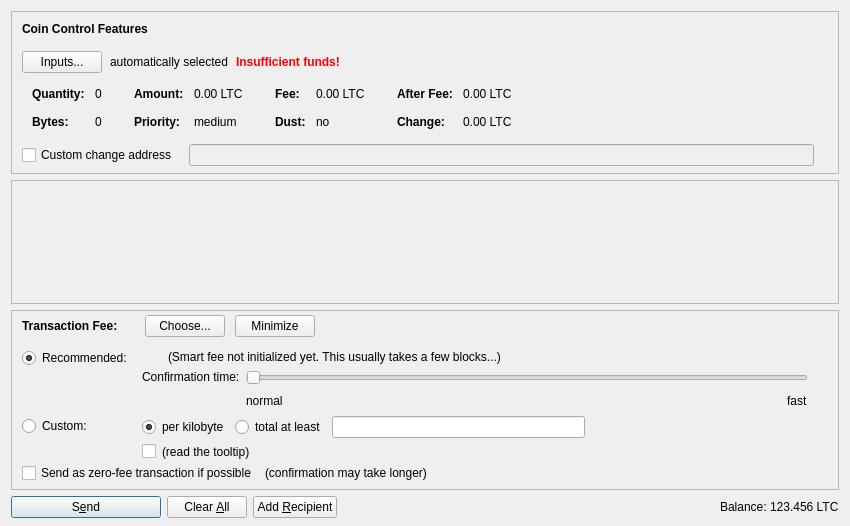
<?xml version="1.0" encoding="UTF-8"?>
<ui version="4.0">
 <class>SendCoinsDialog</class>
 <widget class="QDialog" name="SendCoinsDialog">
  <property name="geometry">
   <rect>
    <x>0</x>
    <y>0</y>
    <width>850</width>
    <height>526</height>
   </rect>
  </property>
  <property name="windowTitle">
   <string>Send Coins</string>
  </property>
  <layout class="QVBoxLayout" name="verticalLayout" stretch="0,1,0,0">
   <property name="bottomMargin">
    <number>8</number>
   </property>
   <item>
    <widget class="QFrame" name="frameCoinControl">
     <property name="sizePolicy">
      <sizepolicy hsizetype="Expanding" vsizetype="Expanding">
       <horstretch>0</horstretch>
       <verstretch>0</verstretch>
      </sizepolicy>
     </property>
     <property name="maximumSize">
      <size>
       <width>16777215</width>
       <height>16777215</height>
      </size>
     </property>
     <property name="frameShape">
      <enum>QFrame::StyledPanel</enum>
     </property>
     <property name="frameShadow">
      <enum>QFrame::Sunken</enum>
     </property>
     <layout class="QVBoxLayout" name="verticalLayoutCoinControl2">
      <property name="spacing">
       <number>0</number>
      </property>
      <property name="leftMargin">
       <number>0</number>
      </property>
      <property name="topMargin">
       <number>0</number>
      </property>
      <property name="rightMargin">
       <number>0</number>
      </property>
      <property name="bottomMargin">
       <number>6</number>
      </property>
      <item>
       <layout class="QVBoxLayout" name="verticalLayoutCoinControl" stretch="0,0,0,0,1">
        <property name="spacing">
         <number>0</number>
        </property>
        <property name="leftMargin">
         <number>10</number>
        </property>
        <property name="topMargin">
         <number>10</number>
        </property>
        <item>
         <layout class="QHBoxLayout" name="horizontalLayoutCoinControl1">
          <property name="bottomMargin">
           <number>15</number>
          </property>
          <item>
           <widget class="QLabel" name="labelCoinControlFeatures">
            <property name="sizePolicy">
             <sizepolicy hsizetype="Preferred" vsizetype="Maximum">
              <horstretch>0</horstretch>
              <verstretch>0</verstretch>
             </sizepolicy>
            </property>
            <property name="font">
             <font>
              <weight>75</weight>
              <bold>true</bold>
             </font>
            </property>
            <property name="styleSheet">
             <string notr="true">font-weight:bold;</string>
            </property>
            <property name="text">
             <string>Coin Control Features</string>
            </property>
           </widget>
          </item>
         </layout>
        </item>
        <item>
         <layout class="QHBoxLayout" name="horizontalLayoutCoinControl2" stretch="0,0,0,0">
          <property name="spacing">
           <number>8</number>
          </property>
          <property name="bottomMargin">
           <number>10</number>
          </property>
          <item>
           <widget class="QPushButton" name="pushButtonCoinControl">
            <property name="styleSheet">
             <string notr="true"/>
            </property>
            <property name="text">
             <string>Inputs...</string>
            </property>
            <property name="autoDefault">
             <bool>false</bool>
            </property>
           </widget>
          </item>
          <item>
           <widget class="QLabel" name="labelCoinControlAutomaticallySelected">
            <property name="text">
             <string>automatically selected</string>
            </property>
            <property name="margin">
             <number>5</number>
            </property>
           </widget>
          </item>
          <item>
           <widget class="QLabel" name="labelCoinControlInsuffFunds">
            <property name="font">
             <font>
              <weight>75</weight>
              <bold>true</bold>
             </font>
            </property>
            <property name="styleSheet">
             <string notr="true">color:red;font-weight:bold;</string>
            </property>
            <property name="text">
             <string>Insufficient funds!</string>
            </property>
            <property name="margin">
             <number>5</number>
            </property>
           </widget>
          </item>
          <item>
           <spacer name="horizontalSpacerCoinControl">
            <property name="orientation">
             <enum>Qt::Horizontal</enum>
            </property>
            <property name="sizeHint" stdset="0">
             <size>
              <width>40</width>
              <height>1</height>
             </size>
            </property>
           </spacer>
          </item>
         </layout>
        </item>
        <item>
         <widget class="QWidget" name="widgetCoinControl" native="true">
          <property name="sizePolicy">
           <sizepolicy hsizetype="Preferred" vsizetype="Preferred">
            <horstretch>0</horstretch>
            <verstretch>0</verstretch>
           </sizepolicy>
          </property>
          <property name="minimumSize">
           <size>
            <width>0</width>
            <height>0</height>
           </size>
          </property>
          <property name="styleSheet">
           <string notr="true"/>
          </property>
          <layout class="QHBoxLayout" name="horizontalLayoutCoinControl5">
           <property name="leftMargin">
            <number>0</number>
           </property>
           <property name="topMargin">
            <number>0</number>
           </property>
           <property name="rightMargin">
            <number>0</number>
           </property>
           <property name="bottomMargin">
            <number>0</number>
           </property>
           <item>
            <layout class="QHBoxLayout" name="horizontalLayoutCoinControl3" stretch="0,0,0,1">
             <property name="spacing">
              <number>20</number>
             </property>
             <property name="topMargin">
              <number>0</number>
             </property>
             <property name="bottomMargin">
              <number>10</number>
             </property>
             <item>
              <layout class="QFormLayout" name="formLayoutCoinControl1">
               <property name="horizontalSpacing">
                <number>10</number>
               </property>
               <property name="verticalSpacing">
                <number>14</number>
               </property>
               <property name="leftMargin">
                <number>10</number>
               </property>
               <property name="topMargin">
                <number>4</number>
               </property>
               <property name="rightMargin">
                <number>6</number>
               </property>
               <item row="0" column="0">
                <widget class="QLabel" name="labelCoinControlQuantityText">
                 <property name="font">
                  <font>
                   <weight>75</weight>
                   <bold>true</bold>
                  </font>
                 </property>
                 <property name="text">
                  <string>Quantity:</string>
                 </property>
                 <property name="margin">
                  <number>0</number>
                 </property>
                </widget>
               </item>
               <item row="0" column="1">
                <widget class="QLabel" name="labelCoinControlQuantity">
                 <property name="cursor">
                  <cursorShape>IBeamCursor</cursorShape>
                 </property>
                 <property name="contextMenuPolicy">
                  <enum>Qt::ActionsContextMenu</enum>
                 </property>
                 <property name="text">
                  <string notr="true">0</string>
                 </property>
                 <property name="margin">
                  <number>0</number>
                 </property>
                 <property name="textInteractionFlags">
                  <set>Qt::LinksAccessibleByMouse|Qt::TextSelectableByKeyboard|Qt::TextSelectableByMouse</set>
                 </property>
                </widget>
               </item>
               <item row="1" column="0">
                <widget class="QLabel" name="labelCoinControlBytesText">
                 <property name="font">
                  <font>
                   <weight>75</weight>
                   <bold>true</bold>
                  </font>
                 </property>
                 <property name="text">
                  <string>Bytes:</string>
                 </property>
                </widget>
               </item>
               <item row="1" column="1">
                <widget class="QLabel" name="labelCoinControlBytes">
                 <property name="cursor">
                  <cursorShape>IBeamCursor</cursorShape>
                 </property>
                 <property name="contextMenuPolicy">
                  <enum>Qt::ActionsContextMenu</enum>
                 </property>
                 <property name="text">
                  <string notr="true">0</string>
                 </property>
                 <property name="textInteractionFlags">
                  <set>Qt::LinksAccessibleByMouse|Qt::TextSelectableByKeyboard|Qt::TextSelectableByMouse</set>
                 </property>
                </widget>
               </item>
              </layout>
             </item>
             <item>
              <layout class="QFormLayout" name="formLayoutCoinControl2">
               <property name="horizontalSpacing">
                <number>10</number>
               </property>
               <property name="verticalSpacing">
                <number>14</number>
               </property>
               <property name="leftMargin">
                <number>6</number>
               </property>
               <property name="topMargin">
                <number>4</number>
               </property>
               <property name="rightMargin">
                <number>6</number>
               </property>
               <item row="0" column="0">
                <widget class="QLabel" name="labelCoinControlAmountText">
                 <property name="font">
                  <font>
                   <weight>75</weight>
                   <bold>true</bold>
                  </font>
                 </property>
                 <property name="text">
                  <string>Amount:</string>
                 </property>
                 <property name="margin">
                  <number>0</number>
                 </property>
                </widget>
               </item>
               <item row="0" column="1">
                <widget class="QLabel" name="labelCoinControlAmount">
                 <property name="cursor">
                  <cursorShape>IBeamCursor</cursorShape>
                 </property>
                 <property name="contextMenuPolicy">
                  <enum>Qt::ActionsContextMenu</enum>
                 </property>
                 <property name="text">
                  <string notr="true">0.00 LTC</string>
                 </property>
                 <property name="textInteractionFlags">
                  <set>Qt::LinksAccessibleByMouse|Qt::TextSelectableByKeyboard|Qt::TextSelectableByMouse</set>
                 </property>
                </widget>
               </item>
               <item row="1" column="0">
                <widget class="QLabel" name="labelCoinControlPriorityText">
                 <property name="font">
                  <font>
                   <weight>75</weight>
                   <bold>true</bold>
                  </font>
                 </property>
                 <property name="text">
                  <string>Priority:</string>
                 </property>
                </widget>
               </item>
               <item row="1" column="1">
                <widget class="QLabel" name="labelCoinControlPriority">
                 <property name="cursor">
                  <cursorShape>IBeamCursor</cursorShape>
                 </property>
                 <property name="contextMenuPolicy">
                  <enum>Qt::ActionsContextMenu</enum>
                 </property>
                 <property name="text">
                  <string notr="true">medium</string>
                 </property>
                 <property name="textInteractionFlags">
                  <set>Qt::LinksAccessibleByMouse|Qt::TextSelectableByKeyboard|Qt::TextSelectableByMouse</set>
                 </property>
                </widget>
               </item>
              </layout>
             </item>
             <item>
              <layout class="QFormLayout" name="formLayoutCoinControl3">
               <property name="horizontalSpacing">
                <number>10</number>
               </property>
               <property name="verticalSpacing">
                <number>14</number>
               </property>
               <property name="leftMargin">
                <number>6</number>
               </property>
               <property name="topMargin">
                <number>4</number>
               </property>
               <property name="rightMargin">
                <number>6</number>
               </property>
               <item row="0" column="0">
                <widget class="QLabel" name="labelCoinControlFeeText">
                 <property name="font">
                  <font>
                   <weight>75</weight>
                   <bold>true</bold>
                  </font>
                 </property>
                 <property name="text">
                  <string>Fee:</string>
                 </property>
                 <property name="margin">
                  <number>0</number>
                 </property>
                </widget>
               </item>
               <item row="0" column="1">
                <widget class="QLabel" name="labelCoinControlFee">
                 <property name="cursor">
                  <cursorShape>IBeamCursor</cursorShape>
                 </property>
                 <property name="contextMenuPolicy">
                  <enum>Qt::ActionsContextMenu</enum>
                 </property>
                 <property name="text">
                  <string notr="true">0.00 LTC</string>
                 </property>
                 <property name="textInteractionFlags">
                  <set>Qt::LinksAccessibleByMouse|Qt::TextSelectableByKeyboard|Qt::TextSelectableByMouse</set>
                 </property>
                </widget>
               </item>
               <item row="1" column="0">
                <widget class="QLabel" name="labelCoinControlLowOutputText">
                 <property name="font">
                  <font>
                   <weight>75</weight>
                   <bold>true</bold>
                  </font>
                 </property>
                 <property name="text">
                  <string>Dust:</string>
                 </property>
                </widget>
               </item>
               <item row="1" column="1">
                <widget class="QLabel" name="labelCoinControlLowOutput">
                 <property name="cursor">
                  <cursorShape>IBeamCursor</cursorShape>
                 </property>
                 <property name="contextMenuPolicy">
                  <enum>Qt::ActionsContextMenu</enum>
                 </property>
                 <property name="text">
                  <string notr="true">no</string>
                 </property>
                 <property name="textInteractionFlags">
                  <set>Qt::LinksAccessibleByMouse|Qt::TextSelectableByKeyboard|Qt::TextSelectableByMouse</set>
                 </property>
                </widget>
               </item>
              </layout>
             </item>
             <item>
              <layout class="QFormLayout" name="formLayoutCoinControl4">
               <property name="horizontalSpacing">
                <number>10</number>
               </property>
               <property name="verticalSpacing">
                <number>14</number>
               </property>
               <property name="leftMargin">
                <number>6</number>
               </property>
               <property name="topMargin">
                <number>4</number>
               </property>
               <property name="rightMargin">
                <number>6</number>
               </property>
               <item row="0" column="0">
                <widget class="QLabel" name="labelCoinControlAfterFeeText">
                 <property name="font">
                  <font>
                   <weight>75</weight>
                   <bold>true</bold>
                  </font>
                 </property>
                 <property name="text">
                  <string>After Fee:</string>
                 </property>
                 <property name="margin">
                  <number>0</number>
                 </property>
                </widget>
               </item>
               <item row="0" column="1">
                <widget class="QLabel" name="labelCoinControlAfterFee">
                 <property name="cursor">
                  <cursorShape>IBeamCursor</cursorShape>
                 </property>
                 <property name="contextMenuPolicy">
                  <enum>Qt::ActionsContextMenu</enum>
                 </property>
                 <property name="text">
                  <string notr="true">0.00 LTC</string>
                 </property>
                 <property name="textInteractionFlags">
                  <set>Qt::LinksAccessibleByMouse|Qt::TextSelectableByKeyboard|Qt::TextSelectableByMouse</set>
                 </property>
                </widget>
               </item>
               <item row="1" column="0">
                <widget class="QLabel" name="labelCoinControlChangeText">
                 <property name="font">
                  <font>
                   <weight>75</weight>
                   <bold>true</bold>
                  </font>
                 </property>
                 <property name="text">
                  <string>Change:</string>
                 </property>
                </widget>
               </item>
               <item row="1" column="1">
                <widget class="QLabel" name="labelCoinControlChange">
                 <property name="cursor">
                  <cursorShape>IBeamCursor</cursorShape>
                 </property>
                 <property name="contextMenuPolicy">
                  <enum>Qt::ActionsContextMenu</enum>
                 </property>
                 <property name="text">
                  <string notr="true">0.00 LTC</string>
                 </property>
                 <property name="textInteractionFlags">
                  <set>Qt::LinksAccessibleByMouse|Qt::TextSelectableByKeyboard|Qt::TextSelectableByMouse</set>
                 </property>
                </widget>
               </item>
              </layout>
             </item>
            </layout>
           </item>
          </layout>
         </widget>
        </item>
        <item>
         <layout class="QHBoxLayout" name="horizontalLayoutCoinControl4" stretch="0,0,0">
          <property name="spacing">
           <number>12</number>
          </property>
          <property name="sizeConstraint">
           <enum>QLayout::SetDefaultConstraint</enum>
          </property>
          <property name="topMargin">
           <number>5</number>
          </property>
          <property name="rightMargin">
           <number>5</number>
          </property>
          <item>
           <widget class="QCheckBox" name="checkBoxCoinControlChange">
            <property name="toolTip">
             <string>If this is activated, but the change address is empty or invalid, change will be sent to a newly generated address.</string>
            </property>
            <property name="text">
             <string>Custom change address</string>
            </property>
           </widget>
          </item>
          <item>
           <widget class="QValidatedLineEdit" name="lineEditCoinControlChange">
            <property name="enabled">
             <bool>false</bool>
            </property>
            <property name="sizePolicy">
             <sizepolicy hsizetype="Expanding" vsizetype="Fixed">
              <horstretch>0</horstretch>
              <verstretch>0</verstretch>
             </sizepolicy>
            </property>
           </widget>
          </item>
          <item>
           <widget class="QLabel" name="labelCoinControlChangeLabel">
            <property name="sizePolicy">
             <sizepolicy hsizetype="Preferred" vsizetype="Expanding">
              <horstretch>0</horstretch>
              <verstretch>0</verstretch>
             </sizepolicy>
            </property>
            <property name="minimumSize">
             <size>
              <width>0</width>
              <height>0</height>
             </size>
            </property>
            <property name="text">
             <string/>
            </property>
            <property name="margin">
             <number>3</number>
            </property>
           </widget>
          </item>
         </layout>
        </item>
        <item>
         <spacer name="verticalSpacerCoinControl">
          <property name="orientation">
           <enum>Qt::Vertical</enum>
          </property>
          <property name="sizeHint" stdset="0">
           <size>
            <width>800</width>
            <height>1</height>
           </size>
          </property>
         </spacer>
        </item>
       </layout>
      </item>
     </layout>
    </widget>
   </item>
   <item>
    <widget class="QScrollArea" name="scrollArea">
     <property name="widgetResizable">
      <bool>true</bool>
     </property>
     <widget class="QWidget" name="scrollAreaWidgetContents">
      <property name="geometry">
       <rect>
        <x>0</x>
        <y>0</y>
        <width>830</width>
        <height>68</height>
       </rect>
      </property>
      <layout class="QVBoxLayout" name="verticalLayout_2" stretch="0,1">
       <property name="leftMargin">
        <number>0</number>
       </property>
       <property name="topMargin">
        <number>0</number>
       </property>
       <property name="rightMargin">
        <number>0</number>
       </property>
       <property name="bottomMargin">
        <number>0</number>
       </property>
       <item>
        <layout class="QVBoxLayout" name="entries">
         <property name="spacing">
          <number>6</number>
         </property>
        </layout>
       </item>
       <item>
        <spacer name="verticalSpacer">
         <property name="orientation">
          <enum>Qt::Vertical</enum>
         </property>
         <property name="sizeHint" stdset="0">
          <size>
           <width>20</width>
           <height>40</height>
          </size>
         </property>
        </spacer>
       </item>
      </layout>
     </widget>
    </widget>
   </item>
   <item>
    <widget class="QFrame" name="frameFee">
     <property name="sizePolicy">
      <sizepolicy hsizetype="Expanding" vsizetype="Expanding">
       <horstretch>0</horstretch>
       <verstretch>0</verstretch>
      </sizepolicy>
     </property>
     <property name="maximumSize">
      <size>
       <width>16777215</width>
       <height>16777215</height>
      </size>
     </property>
     <property name="frameShape">
      <enum>QFrame::StyledPanel</enum>
     </property>
     <property name="frameShadow">
      <enum>QFrame::Sunken</enum>
     </property>
     <layout class="QVBoxLayout" name="verticalLayoutFee1">
      <property name="spacing">
       <number>0</number>
      </property>
      <property name="leftMargin">
       <number>0</number>
      </property>
      <property name="topMargin">
       <number>0</number>
      </property>
      <property name="rightMargin">
       <number>0</number>
      </property>
      <property name="bottomMargin">
       <number>0</number>
      </property>
      <item>
       <layout class="QVBoxLayout" name="verticalLayoutFee2" stretch="0,0,0">
        <property name="spacing">
         <number>0</number>
        </property>
        <property name="leftMargin">
         <number>10</number>
        </property>
        <property name="topMargin">
         <number>0</number>
        </property>
        <item>
         <layout class="QHBoxLayout" name="horizontalLayoutFee1">
          <property name="bottomMargin">
           <number>0</number>
          </property>
          <item>
           <layout class="QVBoxLayout" name="verticalLayoutFee7">
            <property name="spacing">
             <number>0</number>
            </property>
            <item>
             <spacer name="verticalSpacerSmartFee">
              <property name="orientation">
               <enum>Qt::Vertical</enum>
              </property>
              <property name="sizeType">
               <enum>QSizePolicy::Fixed</enum>
              </property>
              <property name="sizeHint" stdset="0">
               <size>
                <width>1</width>
                <height>4</height>
               </size>
              </property>
             </spacer>
            </item>
            <item>
             <layout class="QHBoxLayout" name="horizontalLayoutSmartFee">
              <property name="spacing">
               <number>10</number>
              </property>
              <item>
               <widget class="QLabel" name="labelFeeHeadline">
                <property name="sizePolicy">
                 <sizepolicy hsizetype="Preferred" vsizetype="Maximum">
                  <horstretch>0</horstretch>
                  <verstretch>0</verstretch>
                 </sizepolicy>
                </property>
                <property name="font">
                 <font>
                  <weight>75</weight>
                  <bold>true</bold>
                 </font>
                </property>
                <property name="styleSheet">
                 <string notr="true">font-weight:bold;</string>
                </property>
                <property name="text">
                 <string>Transaction Fee:</string>
                </property>
               </widget>
              </item>
              <item>
               <widget class="QLabel" name="labelFeeMinimized">
                <property name="text">
                 <string/>
                </property>
               </widget>
              </item>
              <item>
               <widget class="QPushButton" name="buttonChooseFee">
                <property name="text">
                 <string>Choose...</string>
                </property>
               </widget>
              </item>
              <item>
               <widget class="QPushButton" name="buttonMinimizeFee">
                <property name="toolTip">
                 <string>collapse fee-settings</string>
                </property>
                <property name="text">
                 <string>Minimize</string>
                </property>
               </widget>
              </item>
             </layout>
            </item>
            <item>
             <spacer name="verticalSpacer_5">
              <property name="orientation">
               <enum>Qt::Vertical</enum>
              </property>
              <property name="sizeHint" stdset="0">
               <size>
                <width>1</width>
                <height>1</height>
               </size>
              </property>
             </spacer>
            </item>
           </layout>
          </item>
          <item>
           <spacer name="horizontalSpacer_4">
            <property name="orientation">
             <enum>Qt::Horizontal</enum>
            </property>
            <property name="sizeHint" stdset="0">
             <size>
              <width>40</width>
              <height>20</height>
             </size>
            </property>
           </spacer>
          </item>
         </layout>
        </item>
        <item>
         <widget class="QFrame" name="frameFeeSelection">
          <layout class="QVBoxLayout" name="verticalLayoutFee12">
           <property name="spacing">
            <number>0</number>
           </property>
           <property name="leftMargin">
            <number>0</number>
           </property>
           <property name="topMargin">
            <number>0</number>
           </property>
           <property name="rightMargin">
            <number>0</number>
           </property>
           <property name="bottomMargin">
            <number>0</number>
           </property>
           <item>
            <layout class="QGridLayout" name="gridLayoutFee">
             <property name="topMargin">
              <number>10</number>
             </property>
             <property name="bottomMargin">
              <number>4</number>
             </property>
             <property name="horizontalSpacing">
              <number>10</number>
             </property>
             <property name="verticalSpacing">
              <number>4</number>
             </property>
             <item row="1" column="1">
              <layout class="QVBoxLayout" name="verticalLayoutFee8">
               <property name="spacing">
                <number>6</number>
               </property>
               <item>
                <layout class="QHBoxLayout" name="horizontalLayoutFee13">
                 <item>
                  <widget class="QRadioButton" name="radioCustomPerKilobyte">
                   <property name="toolTip">
                    <string>If the custom fee is set to 1000 satoshis and the transaction is only 250 bytes, then &quot;per kilobyte&quot; only pays 250 satoshis in fee, while &quot;at least&quot; pays 1000 satoshis. For transactions bigger than a kilobyte both pay by kilobyte.</string>
                   </property>
                   <property name="text">
                    <string>per kilobyte</string>
                   </property>
                   <property name="checked">
                    <bool>true</bool>
                   </property>
                   <attribute name="buttonGroup">
                    <string notr="true">groupCustomFee</string>
                   </attribute>
                  </widget>
                 </item>
                 <item>
                  <widget class="QRadioButton" name="radioCustomAtLeast">
                   <property name="toolTip">
                    <string>If the custom fee is set to 1000 satoshis and the transaction is only 250 bytes, then &quot;per kilobyte&quot; only pays 250 satoshis in fee, while &quot;total at least&quot; pays 1000 satoshis. For transactions bigger than a kilobyte both pay by kilobyte.</string>
                   </property>
                   <property name="text">
                    <string>total at least</string>
                   </property>
                   <attribute name="buttonGroup">
                    <string notr="true">groupCustomFee</string>
                   </attribute>
                  </widget>
                 </item>
                 <item>
                  <widget class="BitcoinAmountField" name="customFee"/>
                 </item>
                 <item>
                  <spacer name="horizontalSpacer_6">
                   <property name="orientation">
                    <enum>Qt::Horizontal</enum>
                   </property>
                   <property name="sizeHint" stdset="0">
                    <size>
                     <width>1</width>
                     <height>1</height>
                    </size>
                   </property>
                  </spacer>
                 </item>
                </layout>
               </item>
               <item>
                <layout class="QHBoxLayout" name="horizontalLayoutFee8">
                 <item>
                  <widget class="QCheckBox" name="checkBoxMinimumFee">
                   <property name="toolTip">
                    <string>Paying only the minimum fee is just fine as long as there is less transaction volume than space in the blocks. But be aware that this can end up in a never confirming transaction once there is more demand for florincoin transactions than the network can process.</string>
                   </property>
                   <property name="text">
                    <string/>
                   </property>
                  </widget>
                 </item>
                 <item>
                  <widget class="QLabel" name="labelMinFeeWarning">
                   <property name="enabled">
                    <bool>true</bool>
                   </property>
                   <property name="toolTip">
                    <string>Paying only the minimum fee is just fine as long as there is less transaction volume than space in the blocks. But be aware that this can end up in a never confirming transaction once there is more demand for florincoin transactions than the network can process.</string>
                   </property>
                   <property name="text">
                    <string>(read the tooltip)</string>
                   </property>
                   <property name="margin">
                    <number>5</number>
                   </property>
                  </widget>
                 </item>
                 <item>
                  <spacer name="horizontalSpacer_2">
                   <property name="orientation">
                    <enum>Qt::Horizontal</enum>
                   </property>
                   <property name="sizeHint" stdset="0">
                    <size>
                     <width>1</width>
                     <height>1</height>
                    </size>
                   </property>
                  </spacer>
                 </item>
                </layout>
               </item>
              </layout>
             </item>
             <item row="0" column="0">
              <layout class="QVBoxLayout" name="verticalLayoutFee4" stretch="0,1">
               <item>
                <widget class="QRadioButton" name="radioSmartFee">
                 <property name="text">
                  <string>Recommended:</string>
                 </property>
                 <property name="checked">
                  <bool>true</bool>
                 </property>
                 <attribute name="buttonGroup">
                  <string notr="true">groupFee</string>
                 </attribute>
                </widget>
               </item>
               <item>
                <spacer name="verticalSpacer_2">
                 <property name="orientation">
                  <enum>Qt::Vertical</enum>
                 </property>
                 <property name="sizeHint" stdset="0">
                  <size>
                   <width>1</width>
                   <height>1</height>
                  </size>
                 </property>
                </spacer>
               </item>
              </layout>
             </item>
             <item row="1" column="0">
              <layout class="QVBoxLayout" name="verticalLayoutFee9" stretch="0,1">
               <item>
                <widget class="QRadioButton" name="radioCustomFee">
                 <property name="text">
                  <string>Custom:</string>
                 </property>
                 <attribute name="buttonGroup">
                  <string notr="true">groupFee</string>
                 </attribute>
                </widget>
               </item>
               <item>
                <spacer name="verticalSpacer_6">
                 <property name="orientation">
                  <enum>Qt::Vertical</enum>
                 </property>
                 <property name="sizeHint" stdset="0">
                  <size>
                   <width>1</width>
                   <height>1</height>
                  </size>
                 </property>
                </spacer>
               </item>
              </layout>
             </item>
             <item row="0" column="1">
              <layout class="QVBoxLayout" name="verticalLayoutFee3" stretch="0,0,1">
               <property name="spacing">
                <number>6</number>
               </property>
               <property name="topMargin">
                <number>2</number>
               </property>
               <item>
                <layout class="QHBoxLayout" name="horizontalLayoutFee12">
                 <item>
                  <widget class="QLabel" name="labelSmartFee">
                   <property name="text">
                    <string/>
                   </property>
                   <property name="margin">
                    <number>2</number>
                   </property>
                  </widget>
                 </item>
                 <item>
                  <widget class="QLabel" name="labelFeeEstimation">
                   <property name="text">
                    <string/>
                   </property>
                  </widget>
                 </item>
                 <item>
                  <widget class="QLabel" name="labelSmartFee2">
                   <property name="text">
                    <string>(Smart fee not initialized yet. This usually takes a few blocks...)</string>
                   </property>
                   <property name="margin">
                    <number>2</number>
                   </property>
                  </widget>
                 </item>
                 <item>
                  <spacer name="horizontalSpacer_5">
                   <property name="orientation">
                    <enum>Qt::Horizontal</enum>
                   </property>
                   <property name="sizeHint" stdset="0">
                    <size>
                     <width>1</width>
                     <height>1</height>
                    </size>
                   </property>
                  </spacer>
                 </item>
                </layout>
               </item>
               <item>
                <layout class="QHBoxLayout" name="horizontalLayoutFee9">
                 <item>
                  <layout class="QVBoxLayout" name="verticalLayoutFee6">
                   <item>
                    <widget class="QLabel" name="labelSmartFee3">
                     <property name="text">
                      <string>Confirmation time:</string>
                     </property>
                     <property name="margin">
                      <number>2</number>
                     </property>
                    </widget>
                   </item>
                   <item>
                    <spacer name="verticalSpacer_3">
                     <property name="orientation">
                      <enum>Qt::Vertical</enum>
                     </property>
                     <property name="sizeHint" stdset="0">
                      <size>
                       <width>1</width>
                       <height>1</height>
                      </size>
                     </property>
                    </spacer>
                   </item>
                  </layout>
                 </item>
                 <item>
                  <layout class="QVBoxLayout" name="verticalLayoutFee5">
                   <property name="rightMargin">
                    <number>30</number>
                   </property>
                   <item>
                    <widget class="QSlider" name="sliderSmartFee">
                     <property name="minimum">
                      <number>0</number>
                     </property>
                     <property name="maximum">
                      <number>24</number>
                     </property>
                     <property name="pageStep">
                      <number>1</number>
                     </property>
                     <property name="value">
                      <number>0</number>
                     </property>
                     <property name="orientation">
                      <enum>Qt::Horizontal</enum>
                     </property>
                     <property name="invertedAppearance">
                      <bool>false</bool>
                     </property>
                     <property name="invertedControls">
                      <bool>false</bool>
                     </property>
                     <property name="tickPosition">
                      <enum>QSlider::NoTicks</enum>
                     </property>
                    </widget>
                   </item>
                   <item>
                    <layout class="QHBoxLayout" name="horizontalLayoutFee10">
                     <item>
                      <widget class="QLabel" name="labelSmartFeeNormal">
                       <property name="text">
                        <string>normal</string>
                       </property>
                      </widget>
                     </item>
                     <item>
                      <spacer name="horizontalSpacer_3">
                       <property name="orientation">
                        <enum>Qt::Horizontal</enum>
                       </property>
                       <property name="sizeHint" stdset="0">
                        <size>
                         <width>40</width>
                         <height>20</height>
                        </size>
                       </property>
                      </spacer>
                     </item>
                     <item>
                      <widget class="QLabel" name="labelSmartFeeFast">
                       <property name="text">
                        <string>fast</string>
                       </property>
                      </widget>
                     </item>
                    </layout>
                   </item>
                  </layout>
                 </item>
                </layout>
               </item>
               <item>
                <spacer name="verticalSpacer_4">
                 <property name="orientation">
                  <enum>Qt::Vertical</enum>
                 </property>
                 <property name="sizeHint" stdset="0">
                  <size>
                   <width>1</width>
                   <height>1</height>
                  </size>
                 </property>
                </spacer>
               </item>
              </layout>
             </item>
            </layout>
           </item>
           <item>
            <layout class="QHBoxLayout" name="horizontalLayoutFee5" stretch="0,0,0">
             <property name="spacing">
              <number>8</number>
             </property>
             <property name="bottomMargin">
              <number>4</number>
             </property>
             <item>
              <widget class="QCheckBox" name="checkBoxFreeTx">
               <property name="text">
                <string>Send as zero-fee transaction if possible</string>
               </property>
              </widget>
             </item>
             <item>
              <widget class="QLabel" name="labelFreeTx">
               <property name="text">
                <string>(confirmation may take longer)</string>
               </property>
               <property name="margin">
                <number>5</number>
               </property>
              </widget>
             </item>
             <item>
              <spacer name="horizontalSpacerFee5">
               <property name="orientation">
                <enum>Qt::Horizontal</enum>
               </property>
               <property name="sizeHint" stdset="0">
                <size>
                 <width>1</width>
                 <height>1</height>
                </size>
               </property>
              </spacer>
             </item>
            </layout>
           </item>
           <item>
            <spacer name="verticalSpacerFee2">
             <property name="orientation">
              <enum>Qt::Vertical</enum>
             </property>
             <property name="sizeHint" stdset="0">
              <size>
               <width>1</width>
               <height>1</height>
              </size>
             </property>
            </spacer>
           </item>
          </layout>
         </widget>
        </item>
        <item>
         <spacer name="verticalSpacerFee">
          <property name="orientation">
           <enum>Qt::Vertical</enum>
          </property>
          <property name="sizeHint" stdset="0">
           <size>
            <width>800</width>
            <height>1</height>
           </size>
          </property>
         </spacer>
        </item>
       </layout>
      </item>
     </layout>
    </widget>
   </item>
   <item>
    <layout class="QHBoxLayout" name="horizontalLayout">
     <item>
      <widget class="QPushButton" name="sendButton">
       <property name="minimumSize">
        <size>
         <width>150</width>
         <height>0</height>
        </size>
       </property>
       <property name="toolTip">
        <string>Confirm the send action</string>
       </property>
       <property name="text">
        <string>S&amp;end</string>
       </property>
       <property name="icon">
        <iconset resource="../bitcoin.qrc">
         <normaloff>:/icons/send</normaloff>:/icons/send</iconset>
       </property>
       <property name="autoDefault">
        <bool>false</bool>
       </property>
       <property name="default">
        <bool>true</bool>
       </property>
      </widget>
     </item>
     <item>
      <widget class="QPushButton" name="clearButton">
       <property name="sizePolicy">
        <sizepolicy hsizetype="Minimum" vsizetype="Fixed">
         <horstretch>0</horstretch>
         <verstretch>0</verstretch>
        </sizepolicy>
       </property>
       <property name="toolTip">
        <string>Clear all fields of the form.</string>
       </property>
       <property name="text">
        <string>Clear &amp;All</string>
       </property>
       <property name="icon">
        <iconset resource="../bitcoin.qrc">
         <normaloff>:/icons/remove</normaloff>:/icons/remove</iconset>
       </property>
       <property name="autoDefault">
        <bool>false</bool>
       </property>
      </widget>
     </item>
     <item>
      <widget class="QPushButton" name="addButton">
       <property name="toolTip">
        <string>Send to multiple recipients at once</string>
       </property>
       <property name="text">
        <string>Add &amp;Recipient</string>
       </property>
       <property name="icon">
        <iconset resource="../bitcoin.qrc">
         <normaloff>:/icons/add</normaloff>:/icons/add</iconset>
       </property>
       <property name="autoDefault">
        <bool>false</bool>
       </property>
      </widget>
     </item>
     <item>
      <spacer name="horizontalSpacer">
       <property name="orientation">
        <enum>Qt::Horizontal</enum>
       </property>
       <property name="sizeHint" stdset="0">
        <size>
         <width>40</width>
         <height>20</height>
        </size>
       </property>
      </spacer>
     </item>
     <item>
      <layout class="QHBoxLayout" name="horizontalLayout_2">
       <property name="spacing">
        <number>3</number>
       </property>
       <item>
        <widget class="QLabel" name="label">
         <property name="sizePolicy">
          <sizepolicy hsizetype="Preferred" vsizetype="Fixed">
           <horstretch>0</horstretch>
           <verstretch>0</verstretch>
          </sizepolicy>
         </property>
         <property name="text">
          <string>Balance:</string>
         </property>
        </widget>
       </item>
       <item>
        <widget class="QLabel" name="labelBalance">
         <property name="sizePolicy">
          <sizepolicy hsizetype="Preferred" vsizetype="Fixed">
           <horstretch>0</horstretch>
           <verstretch>0</verstretch>
          </sizepolicy>
         </property>
         <property name="cursor">
          <cursorShape>IBeamCursor</cursorShape>
         </property>
         <property name="text">
          <string notr="true">123.456 LTC</string>
         </property>
         <property name="textInteractionFlags">
          <set>Qt::LinksAccessibleByMouse|Qt::TextSelectableByKeyboard|Qt::TextSelectableByMouse</set>
         </property>
        </widget>
       </item>
      </layout>
     </item>
    </layout>
   </item>
  </layout>
 </widget>
 <customwidgets>
  <customwidget>
   <class>QValidatedLineEdit</class>
   <extends>QLineEdit</extends>
   <header>qvalidatedlineedit.h</header>
  </customwidget>
  <customwidget>
   <class>BitcoinAmountField</class>
   <extends>QLineEdit</extends>
   <header>bitcoinamountfield.h</header>
   <container>1</container>
  </customwidget>
 </customwidgets>
 <resources>
  <include location="../bitcoin.qrc"/>
 </resources>
 <connections/>
 <buttongroups>
  <buttongroup name="groupFee"/>
  <buttongroup name="groupCustomFee"/>
 </buttongroups>
</ui>
